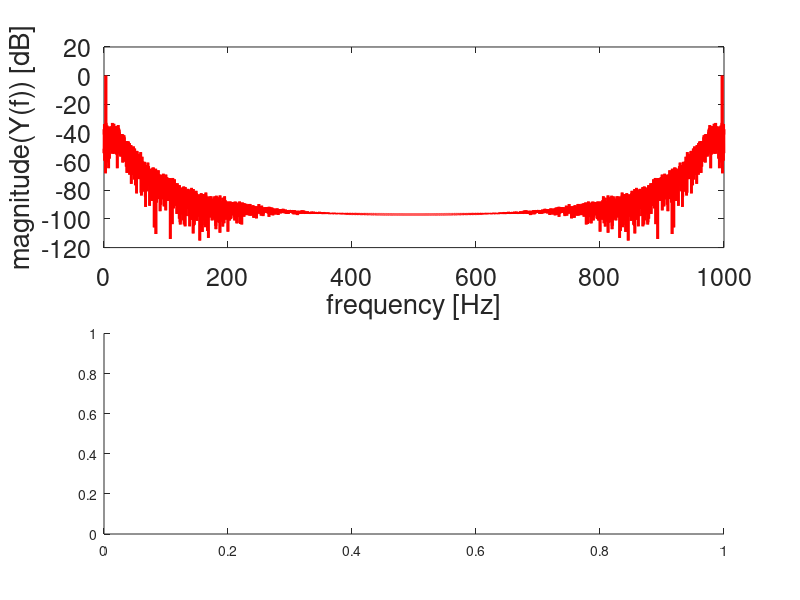

MATLAB code for this plot: (Note: this script raises an error after producing the figure.)
%% Assignment 2: Open & Closed Loop Identification
%  [WB2301] SIPE 2013-2014

clear all
close all
clc

%% Question 1
fs = 1000; % Hz
T = 10; % seconds
dt = 1/fs;
t = 0:dt:T-dt;
f_sig = 3; % Hz
u = 2*sin(2*pi*f_sig*t) + randn(size(t));

f_butter_cutoff = 25; % Hz
[B, A] = butter(3, f_butter_cutoff/(fs/2));
y1000 = filter(B, A, u);
y500 = y1000(2:2:end);
y250 = y1000(4:4:end);
y100 = y1000(10:10:end);

%% Question 1a
Y1000 = fft(y1000) / length(y1000);
f1000 = (0:length(y1000) - 1) * fs/length(y1000);
figure('Name', 'Question 1a')
subplot(2, 1, 1)
    plot(f1000, mag2db(abs(Y1000)), 'r', 'linewidth', 2)
    xlabel('frequency [Hz]', 'Fontsize', 18);
    ylabel('magnitude(Y(f)) [dB]', 'Fontsize', 18);
    set(gca, 'FontSize', 18)
subplot(2, 1, 2)
    plot(f1000, 180/pi*phase(Y1000), 'r', 'linewidth', 2)
    xlabel('frequency [Hz]', 'Fontsize', 18);
    ylabel('phase(Y(f)) [deg]', 'Fontsize', 18);
    set(gca, 'FontSize', 18)
eps_save('question1a')

%% Question 1b
Y500 = fft(y500) / length(y500);
Y250 = fft(y250) / length(y250);
Y100 = fft(y100) / length(y100);
f500 = f1000(1:end/2);
f250 = f1000(1:end/4);
f100 = f1000(1:end/10);

cmap = hsv(4);
figure('Name', 'Question 1b'); clf;
    semilogx(f1000, mag2db(abs(Y1000)), 'color', cmap(1,:), 'linewidth', 2)
    hold on; % hold after first plot or axes are not set correctly
    semilogx(f500, mag2db(abs(Y500)), 'color', cmap(2,:), 'linewidth', 2)
    semilogx(f250, mag2db(abs(Y250)), 'color', cmap(3,:), 'linewidth', 2)
    semilogx(f100, mag2db(abs(Y100)), 'color', cmap(4,:), 'linewidth', 2)
    hold off;
    xlabel('frequency [Hz]', 'Fontsize', 18);
    ylabel('magnitude(Y(f)) [dB]', 'Fontsize', 18);
    set(gca, 'FontSize', 18)
    l = legend({'1000 Hz', '500 Hz', '250 Hz', '100 Hz'});
    set(l, 'FontSize', 18);
eps_save('question1b')

%% Question 1c
y1000_5 = y1000(1:length(y1000) * 5/T);
Y1000 = fft(y1000);
Y1000_5 = fft(y1000_5);
f1000_5 = f1000(1:2:end);

cmap = hsv(2);
figure('Name', 'Question 1c'); clf;
    plot(f1000, mag2db(abs(Y1000)), 'color', cmap(1,:),'linewidth', 2)
    hold on;
    plot(f1000_5, mag2db(abs(Y1000_5)), 'color', cmap(2,:),'linewidth', 2)
    hold off;
    xlabel('frequency [Hz]', 'Fontsize', 18);
    ylabel('magnitude(Y(f)) [dB]', 'Fontsize', 18);
    set(gca, 'FontSize', 18)
    l = legend({sprintf('T = %d s', T), 'T = 5 s'});
    set(l, 'FontSize', 18);
eps_save('question1c')
